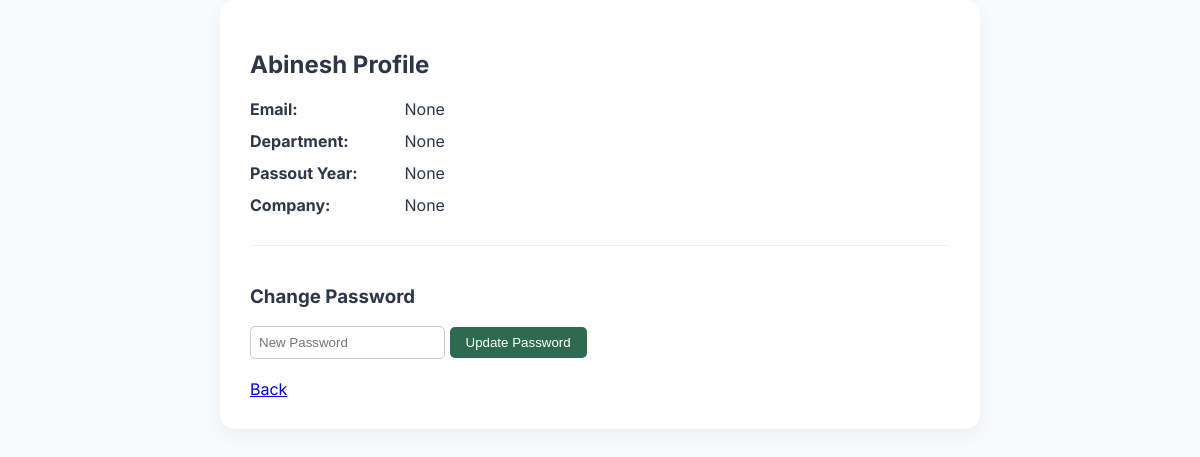
The app's page /alumni_app/admin/user/1/ (signed in), older data.
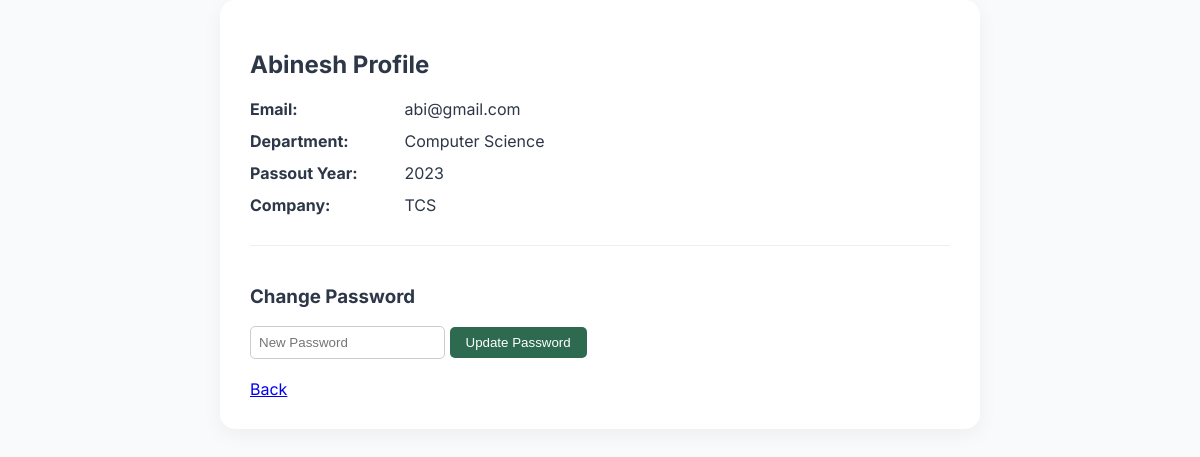
The same page, newer data.
### Alumni_app/models.py (models this page shows, shortened)
class Profile(models.Model):
    user = models.OneToOneField(User, on_delete=models.CASCADE)
    role = models.CharField(
        max_length=10,
        default='alumni',
        blank=True, null=True
    )
    profile_image = models.ImageField(upload_to='profiles/', blank=True, null=True)
    roll_no = models.CharField(max_length=20, blank=True, null=True)
    email = models.EmailField(max_length=254, blank=True, null=True)
    designation = models.CharField(max_length=150, blank=True, null=True)
    appointment_order = models.FileField(upload_to="appointment_orders/", blank=True, null=True)
    proof_id = models.FileField(upload_to="id", max_length=100, blank=True, null=True)
    company_id_image = models.FileField(upload_to="company_id/", max_length=100, blank=True, null=True)
    remarks = models.TextField(blank=True, null=True)
    department = models.CharField(max_length=100, blank=True, null=True)
    join_year = models.IntegerField(blank=True, null=True)
    passout_year = models.IntegerField(blank=True, null=True)
    address = models.TextField(blank=True, null=True)
    current_job = models.CharField(max_length=100, blank=True, null=True)
    company = models.CharField(max_length=100, blank=True, null=True)
    location = models.CharField(max_length=100, blank=True, null=True)
    phone = models.CharField(max_length=15, blank=True, null=True)
    alternate_phone = models.CharField(max_length=15, blank=True, null=True)
    linkedin_profile = models.URLField(blank=True, null=True)
    linked_in = models.URLField(max_length=200, blank=True, null=True)
    company_id = models.URLField(max_length=200, blank=True, null=True)
    google_scholar = models.URLField(max_length=200, blank=True, null=True)
    created_at = models.DateTimeField(auto_now=False, auto_now_add=True, null=True, blank=True)

### Alumni_app/views.py (the view)
@login_required
def admin_view_user(request, pk):
    user = get_object_or_404(User, pk=pk)
    if request.method == "POST":
        new_password = request.POST.get("password")
        if new_password:
            user.set_password(new_password)
            user.save()
            return redirect("admin_view_user", pk=user.id)
    return render(
        request,
        "admin_view_user.html",
        {
            "user": user,
            "profile": user.profile
        }
    )

### Alumni_app/templates/admin_view_user.html (shortened to what this page needs)
{% load static %}
<!doctype html>
<html>
	<head>
		<link rel="stylesheet" href="{% static 'admin_dashboard.css' %}" />
	</head>
	<body>
		<div class="profile-card">
			<h2>{{ user.username }} Profile</h2>
			<div class="row"><strong>Email:</strong> {{ profile.email }}</div>
			<div class="row"><strong>Department:</strong> {{ profile.department }}</div>
			<div class="row"><strong>Passout Year:</strong> {{ profile.passout_year }}</div>
			<div class="row"><strong>Company:</strong> {{ profile.company }}</div>
			<div class="password-box">
				<h3>Change Password</h3>
				<form method="POST">
					<input type="password" name="password" placeholder="New Password" required />
					<button type="submit">Update Password</button>
				</form>
			</div>
			<br />
			<a href="{% url 'admin_view_alumni' %}"> Back </a>
		</div>
	</body>
</html>

Row changes from the older to the newer data that the page shows:
changed Profile: email "None" → "abi@gmail.com"; department "None" → "Computer Science"; passout_year "None" → "2023"; company "None" → "TCS"
